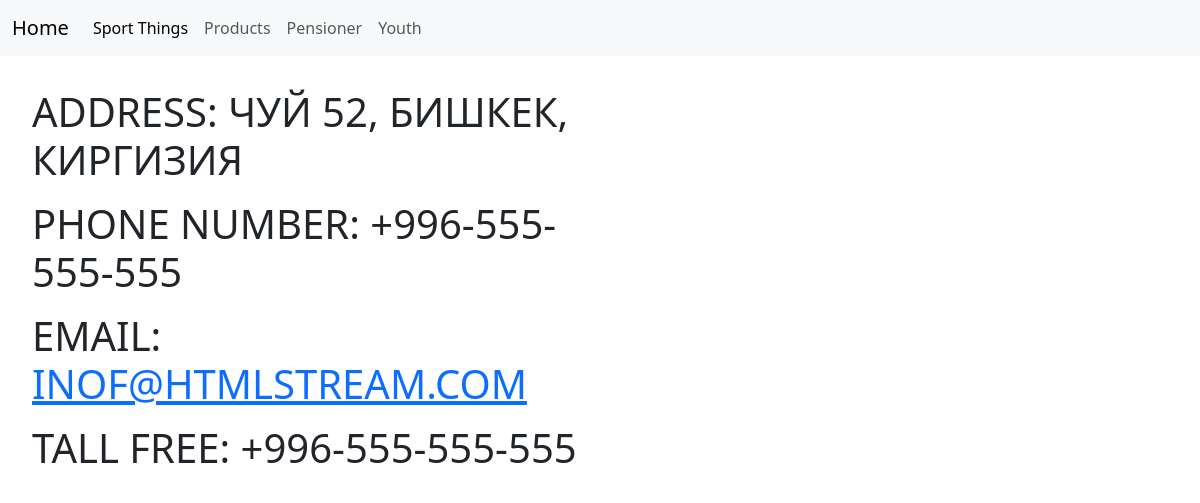
Before: /pensioner/ with the older database file.
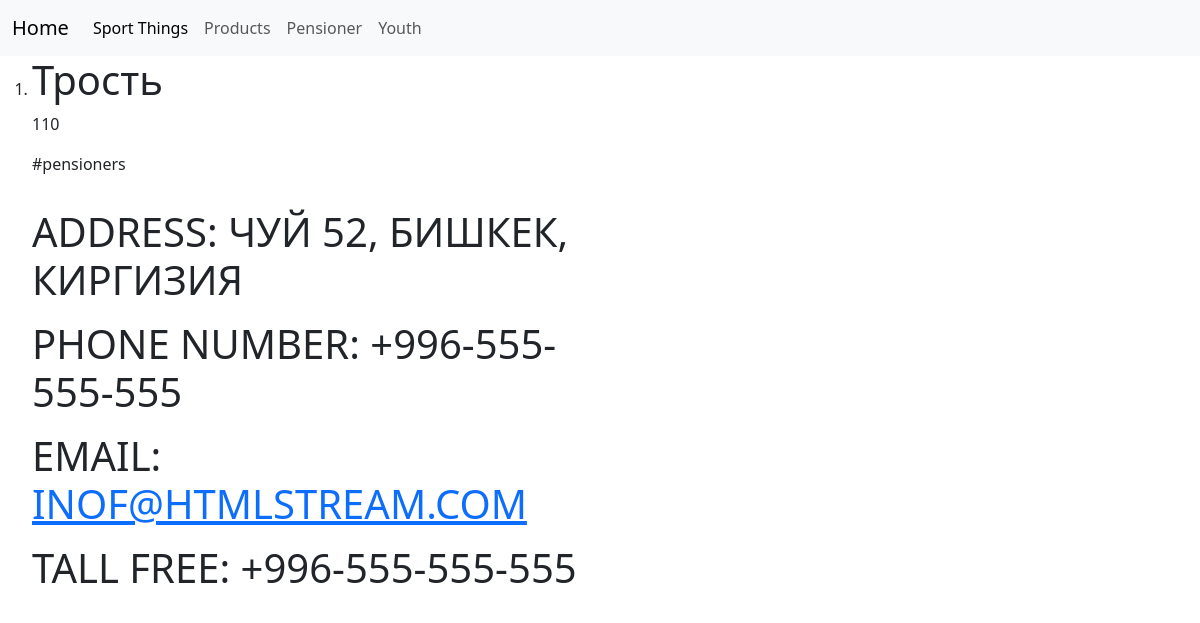
After: the same page with the newer database file.
### sport_app/models.py (models this page shows, shortened)
class Products(models.Model):
    title = models.CharField(max_length=120)
    description = models.TextField(blank=True)
    price = models.PositiveIntegerField(default=110)
    tags = models.ManyToManyField(Tag)

class Tag(models.Model):
    name = models.CharField(max_length=120)

### sport_app/views.py (the view)
# urls.py: path('pensioner/', views.pensioner_tags_view, name="pensioner"),
def pensioner_tags_view(request):
    if request.method == "GET":
        pensioner_tags = models.Products.objects.filter(tags__name="pensioners").order_by("-id")
        return render(
            request,
            template_name="products/pensioner_tag.html",
            context={"pensioner_tags": pensioner_tags},
        )

### templates/products/pensioner_tag.html
{% include '../header.html' %}
<ol>
    {% for j in pensioner_tags %}
    <li>
        <h1>{{ j.title }}</h1>
        <p>{{ j.price }}</p>
        {% for pensioner in j.tags.all %}
        <p>
            #{{ pensioner.name }}
        </p>
        {% endfor %}
    </li>
    {% endfor %}
</ol>
{% include '../footer.html' %}

Changed rows visible on the page:
added Products: title "Трость", price "110"
added Tag: name "pensioners"
